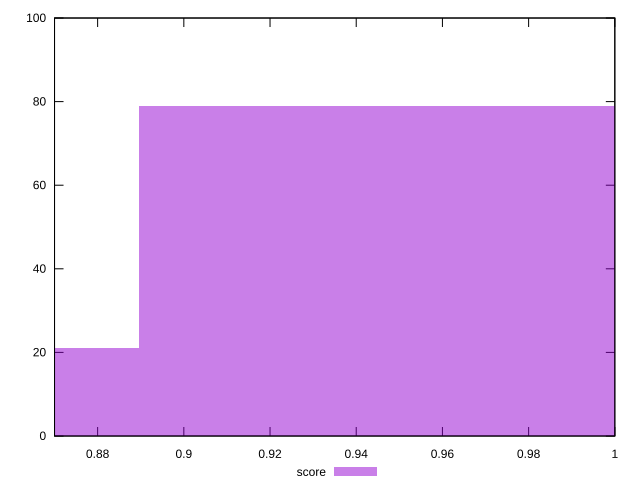

The script that saved this image:
reset

$score <<EOF
0.8302399330363667 21
0.9488456377558476 79
EOF

set key outside below
set boxwidth 0.11860570471948095
set xrange [0.87:1]
set yrange [0:100]
set trange [0:100]
set style fill transparent solid 0.5 noborder
set terminal svg size 640, 490 enhanced background rgb 'white'
set output "reports/report_00028_2021-02-24T12-49-42.674Z/unminified-javascript/samples/agenda/score/histogram.svg"

plot $score title "score" with boxes

reset
